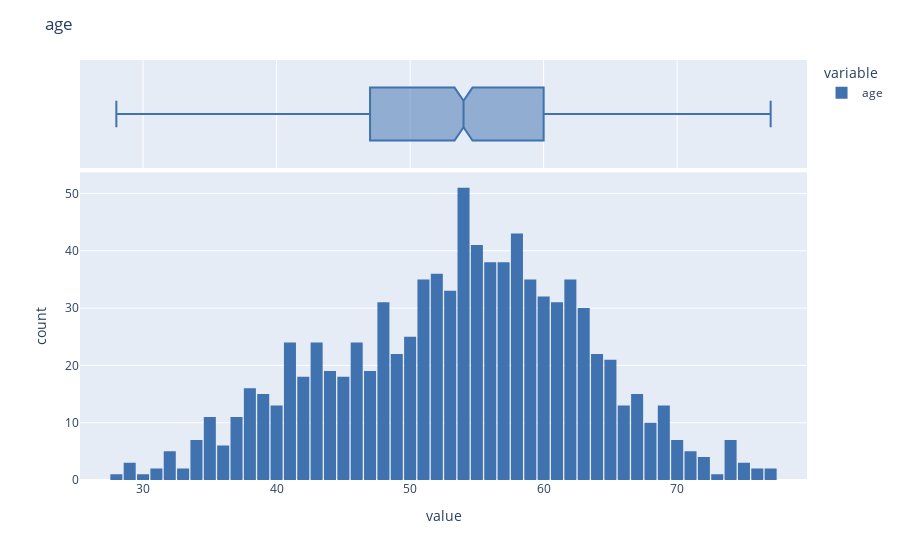
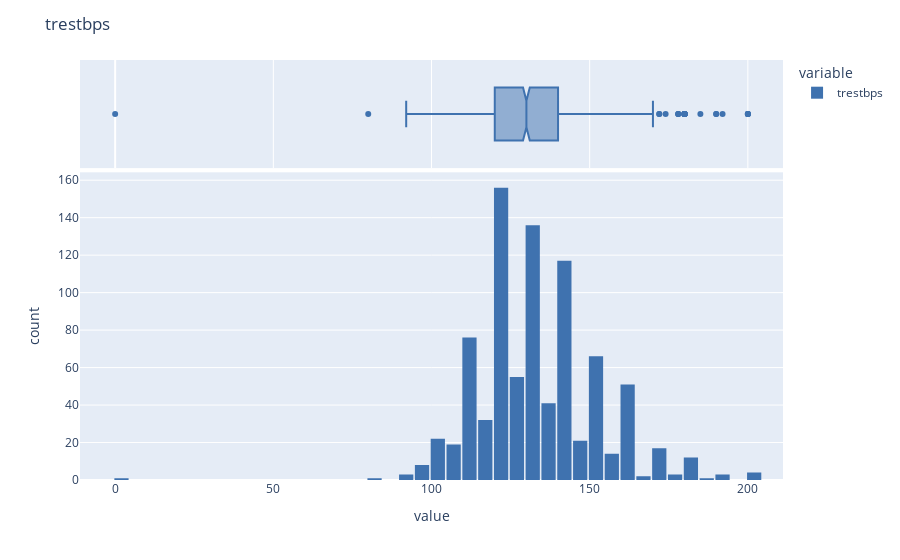
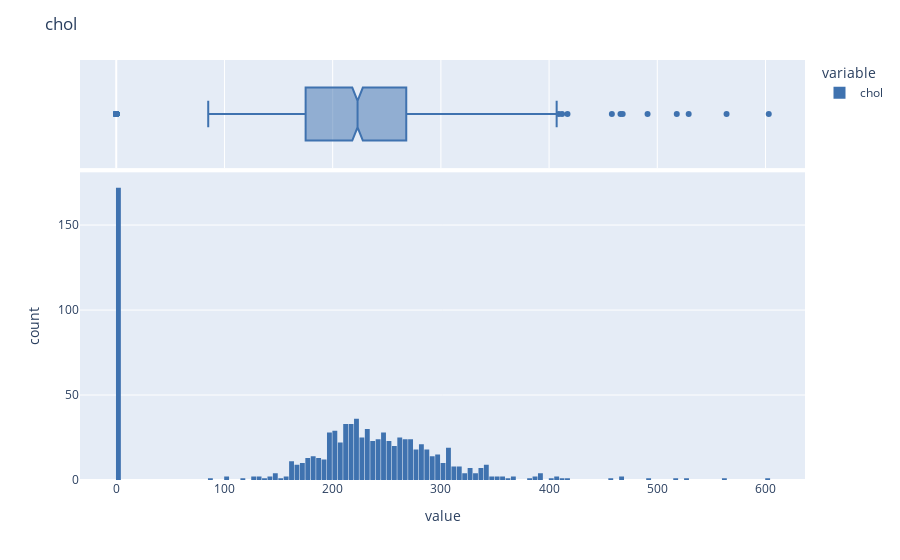
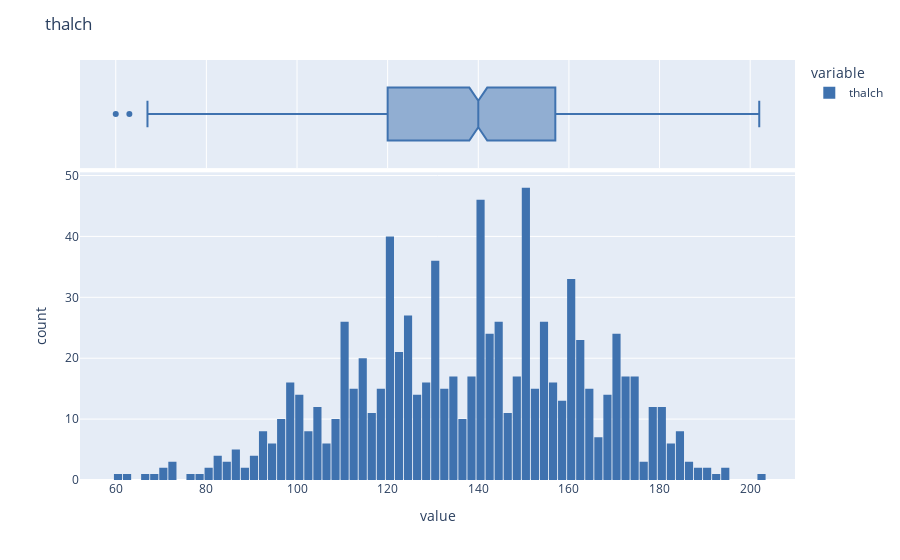

Write notebook code for charts like these, in order.
### Code cell
for fig, col in enumerate((numeric_df)):
    fig = px.histogram(numeric_df[col],
                       marginal = 'box',
                       color_discrete_sequence = ["#3F72AF"],
                       nbins = df[col].nunique())
    fig.update_layout(title = col, bargap = 0.1)
    fig.show()

### Figure 1 — Plotly figure (JSON) as saved in the notebook; plotly's stock layout.template omitted (floating-point values rounded to 4 significant figures; data arrays with more than 128 entries replaced by an {"elided": "..."} marker saying what was removed)
{"data": [{"alignmentgroup": "True", "bingroup": "x", "hovertemplate": "variable=age<br>value=%{x}<br>count=%{y}<extra></extra>", "legendgroup": "age", "marker": {"color": "#3F72AF", "pattern": {"shape": ""}}, "name": "age", "nbinsx": 50, "offsetgroup": "age", "orientation": "v", "showlegend": true, "type": "histogram", "x": {"elided": "920 int values"}, "xaxis": "x", "yaxis": "y"}, {"alignmentgroup": "True", "hovertemplate": "variable=age<br>value=%{x}<extra></extra>", "legendgroup": "age", "marker": {"color": "#3F72AF"}, "name": "age", "notched": true, "offsetgroup": "age", "showlegend": false, "type": "box", "x": {"elided": "920 int values"}, "xaxis": "x2", "yaxis": "y2"}], "layout": {"bargap": 0.1, "barmode": "relative", "legend": {"title": {"text": "variable"}, "tracegroupgap": 0}, "margin": {"t": 60}, "title": {"text": "age"}, "xaxis": {"anchor": "y", "domain": [0, 1], "title": {"text": "value"}}, "xaxis2": {"anchor": "y2", "domain": [0, 1], "matches": "x", "showgrid": true, "showticklabels": false}, "yaxis": {"anchor": "x", "domain": [0, 0.7326], "title": {"text": "count"}}, "yaxis2": {"anchor": "x2", "domain": [0.7426, 1], "matches": "y2", "showgrid": false, "showline": false, "showticklabels": false, "ticks": ""}}}

### Figure 2 — Plotly figure (JSON) as saved in the notebook; plotly's stock layout.template omitted (floating-point values rounded to 4 significant figures; data arrays with more than 128 entries replaced by an {"elided": "..."} marker saying what was removed)
{"data": [{"alignmentgroup": "True", "bingroup": "x", "hovertemplate": "variable=trestbps<br>value=%{x}<br>count=%{y}<extra></extra>", "legendgroup": "trestbps", "marker": {"color": "#3F72AF", "pattern": {"shape": ""}}, "name": "trestbps", "nbinsx": 61, "offsetgroup": "trestbps", "orientation": "v", "showlegend": true, "type": "histogram", "x": {"elided": "920 int values"}, "xaxis": "x", "yaxis": "y"}, {"alignmentgroup": "True", "hovertemplate": "variable=trestbps<br>value=%{x}<extra></extra>", "legendgroup": "trestbps", "marker": {"color": "#3F72AF"}, "name": "trestbps", "notched": true, "offsetgroup": "trestbps", "showlegend": false, "type": "box", "x": {"elided": "920 int values"}, "xaxis": "x2", "yaxis": "y2"}], "layout": {"bargap": 0.1, "barmode": "relative", "legend": {"title": {"text": "variable"}, "tracegroupgap": 0}, "margin": {"t": 60}, "title": {"text": "trestbps"}, "xaxis": {"anchor": "y", "domain": [0, 1], "title": {"text": "value"}}, "xaxis2": {"anchor": "y2", "domain": [0, 1], "matches": "x", "showgrid": true, "showticklabels": false}, "yaxis": {"anchor": "x", "domain": [0, 0.7326], "title": {"text": "count"}}, "yaxis2": {"anchor": "x2", "domain": [0.7426, 1], "matches": "y2", "showgrid": false, "showline": false, "showticklabels": false, "ticks": ""}}}

### Figure 3 — Plotly figure (JSON) as saved in the notebook; plotly's stock layout.template omitted (floating-point values rounded to 4 significant figures; data arrays with more than 128 entries replaced by an {"elided": "..."} marker saying what was removed)
{"data": [{"alignmentgroup": "True", "bingroup": "x", "hovertemplate": "variable=chol<br>value=%{x}<br>count=%{y}<extra></extra>", "legendgroup": "chol", "marker": {"color": "#3F72AF", "pattern": {"shape": ""}}, "name": "chol", "nbinsx": 217, "offsetgroup": "chol", "orientation": "v", "showlegend": true, "type": "histogram", "x": {"elided": "920 int values"}, "xaxis": "x", "yaxis": "y"}, {"alignmentgroup": "True", "hovertemplate": "variable=chol<br>value=%{x}<extra></extra>", "legendgroup": "chol", "marker": {"color": "#3F72AF"}, "name": "chol", "notched": true, "offsetgroup": "chol", "showlegend": false, "type": "box", "x": {"elided": "920 int values"}, "xaxis": "x2", "yaxis": "y2"}], "layout": {"bargap": 0.1, "barmode": "relative", "legend": {"title": {"text": "variable"}, "tracegroupgap": 0}, "margin": {"t": 60}, "title": {"text": "chol"}, "xaxis": {"anchor": "y", "domain": [0, 1], "title": {"text": "value"}}, "xaxis2": {"anchor": "y2", "domain": [0, 1], "matches": "x", "showgrid": true, "showticklabels": false}, "yaxis": {"anchor": "x", "domain": [0, 0.7326], "title": {"text": "count"}}, "yaxis2": {"anchor": "x2", "domain": [0.7426, 1], "matches": "y2", "showgrid": false, "showline": false, "showticklabels": false, "ticks": ""}}}

### Figure 4 — Plotly figure (JSON) as saved in the notebook; plotly's stock layout.template omitted (floating-point values rounded to 4 significant figures; data arrays with more than 128 entries replaced by an {"elided": "..."} marker saying what was removed)
{"data": [{"alignmentgroup": "True", "bingroup": "x", "hovertemplate": "variable=thalch<br>value=%{x}<br>count=%{y}<extra></extra>", "legendgroup": "thalch", "marker": {"color": "#3F72AF", "pattern": {"shape": ""}}, "name": "thalch", "nbinsx": 119, "offsetgroup": "thalch", "orientation": "v", "showlegend": true, "type": "histogram", "x": {"elided": "920 int values"}, "xaxis": "x", "yaxis": "y"}, {"alignmentgroup": "True", "hovertemplate": "variable=thalch<br>value=%{x}<extra></extra>", "legendgroup": "thalch", "marker": {"color": "#3F72AF"}, "name": "thalch", "notched": true, "offsetgroup": "thalch", "showlegend": false, "type": "box", "x": {"elided": "920 int values"}, "xaxis": "x2", "yaxis": "y2"}], "layout": {"bargap": 0.1, "barmode": "relative", "legend": {"title": {"text": "variable"}, "tracegroupgap": 0}, "margin": {"t": 60}, "title": {"text": "thalch"}, "xaxis": {"anchor": "y", "domain": [0, 1], "title": {"text": "value"}}, "xaxis2": {"anchor": "y2", "domain": [0, 1], "matches": "x", "showgrid": true, "showticklabels": false}, "yaxis": {"anchor": "x", "domain": [0, 0.7326], "title": {"text": "count"}}, "yaxis2": {"anchor": "x2", "domain": [0.7426, 1], "matches": "y2", "showgrid": false, "showline": false, "showticklabels": false, "ticks": ""}}}
